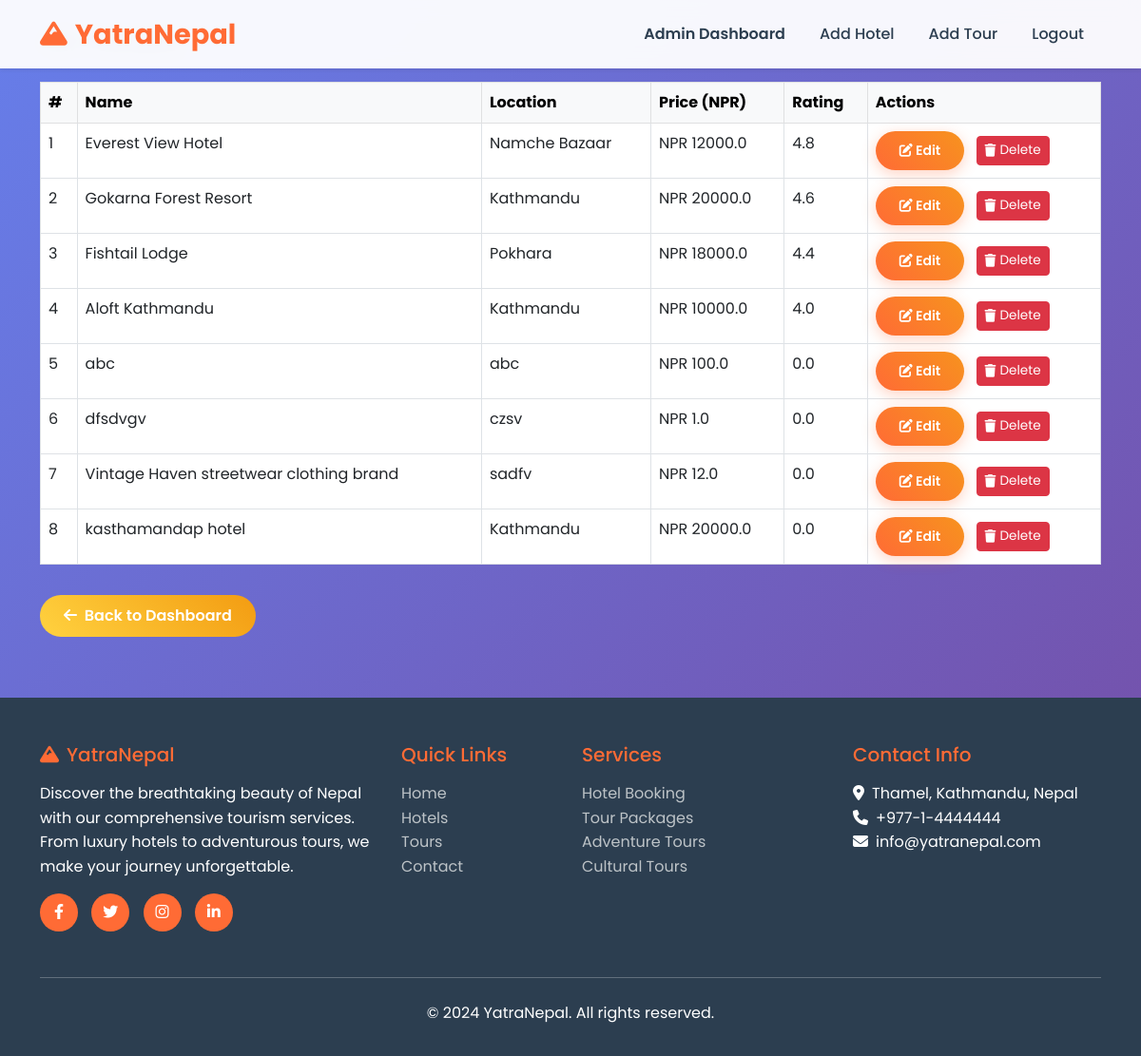
Screenshot of /admin/hotels (signed in) with the database file from the repository.
### app.py (models this page shows)
class Hotel(db.Model):
    id = db.Column(db.Integer, primary_key=True)
    name = db.Column(db.String(100), nullable=False)
    description = db.Column(db.Text, nullable=False)
    location = db.Column(db.String(100), nullable=False)
    price_nrp = db.Column(db.Float, nullable=False)
    price_usd = db.Column(db.Float, nullable=False)
    rating = db.Column(db.Float, default=0.0)
    image_url = db.Column(db.String(200))
    amenities = db.Column(db.Text)
    created_at = db.Column(db.DateTime, default=datetime.utcnow)

### app.py (the view)
@app.route('/admin/hotels')
@login_required
@admin_required
def admin_hotel_list():
    hotels = Hotel.query.all()
    return render_template('admin/hotel_list.html', hotels=hotels)

### app.py (called while the page is built)
@app.context_processor
def inject_request():
    return dict(request=request)

@login_manager.user_loader
def load_user(user_id):
    return User.query.get(int(user_id))

def admin_required(f):
    @wraps(f)
    def decorated_function(*args, **kwargs):
        if not current_user.is_admin:
            flash("Access denied: Admins only!", "danger")
            return redirect(url_for('index'))
        return f(*args, **kwargs)
    return decorated_function

### templates/admin/hotel_list.html (shortened to what this page needs)
{% extends "base.html" %}
{% block content %}
<div class="container mt-4">
    <h2 class="mb-4">All Hotels</h2>
    <table class="table table-bordered table-hover">
        <thead class="table-light">
            <tr>
                <th>#</th>
                <th>Name</th>
                <th>Location</th>
                <th>Price (NPR)</th>
                <th>Rating</th>
                <th>Actions</th>
            </tr>
        </thead>
        <tbody>
            {% for hotel in hotels %}
            <tr>
                <td>{{ loop.index }}</td>
                <td>{{ hotel.name }}</td>
                <td>{{ hotel.location }}</td>
                <td>NPR {{ hotel.price_nrp }}</td>
                <td>{{ hotel.rating }}</td>
                <td>
                    <a href="{{ url_for('edit_hotel', id=hotel.id) }}" class="btn btn-sm btn-primary me-2">
                      <i class="fas fa-edit"></i> Edit
                    </a>
                    <form action="{{ url_for('delete_hotel', id=hotel.id) }}" method="POST" style="display: inline-block;">
                      <button type="submit"
                              class="btn btn-sm btn-danger d-flex align-items-center"
                              style="padding: 0.25rem 0.5rem; font-size: 0.85rem; border-radius: 0.25rem;"
                              onclick="return confirm('Delete this hotel?');">
                        <i class="fas fa-trash me-1"></i> Delete
                      </button>
                    </form>
                  </td>
            </tr>
            {% endfor %}
        </tbody>
    </table>
    <a href="{{ url_for('admin') }}" class="btn btn-secondary mt-3">
        <i class="fas fa-arrow-left me-1"></i> Back to Dashboard
    </a>
</div>
{% endblock %}

### static/css/admin.css (style rules this page uses)
:root { --admin-primary: #2c3e50; --admin-secondary: #34495e; --admin-accent: #3498db; --admin-success: #27ae60; --admin-warning: #f39c12; --admin-danger: #e74c3c; --admin-light: #ecf0f1; --admin-dark: #2c3e50; --admin-border: #bdc3c7; --admin-shadow: rgba(0, 0, 0, 0.1); }

### templates/base.html (style rules this page uses)
:root { --primary-color: #ff6b35; --secondary-color: #f7931e; --accent-color: #ffd23f; --dark-color: #2c3e50; --light-color: #ecf0f1; --success-color: #27ae60; --danger-color: #e74c3c; }
* { margin: 0; padding: 0; box-sizing: border-box; }
body { font-family: 'Poppins', sans-serif; line-height: 1.6; color: var(--dark-color); background: linear-gradient(135deg, #667eea 0%, #764ba2 100%); min-height: 100vh; }
.btn-primary { background: linear-gradient(45deg, var(--primary-color), var(--secondary-color)); border: none; border-radius: 25px; padding: 10px 25px; font-weight: 600; transition: all 0.3s ease; box-shadow: 0 4px 15px rgba(255, 107, 53, 0.3); }
.btn-secondary { background: linear-gradient(45deg, var(--accent-color), #f39c12); border: none; border-radius: 25px; padding: 10px 25px; font-weight: 600; transition: all 0.3s ease; }

### rows the page displays
Hotel: name "Everest View Hotel", location "Namche Bazaar", price_nrp "12000.0", rating "4.8"
Hotel: name "Gokarna Forest Resort", location "Kathmandu", price_nrp "20000.0", rating "4.6"
Hotel: name "Fishtail Lodge", location "Pokhara", price_nrp "18000.0", rating "4.4"
Hotel: name "Aloft Kathmandu", location "Kathmandu", price_nrp "10000.0", rating "4.0"
Hotel: name "abc", location "abc", price_nrp "100.0", rating "0.0"
Hotel: name "dfsdvgv", location "czsv", price_nrp "1.0", rating "0.0"
Hotel: name "Vintage Haven streetwear clothing brand", location "sadfv", price_nrp "12.0", rating "0.0"
Hotel: name "kasthamandap hotel", location "Kathmandu", price_nrp "20000.0", rating "0.0"
